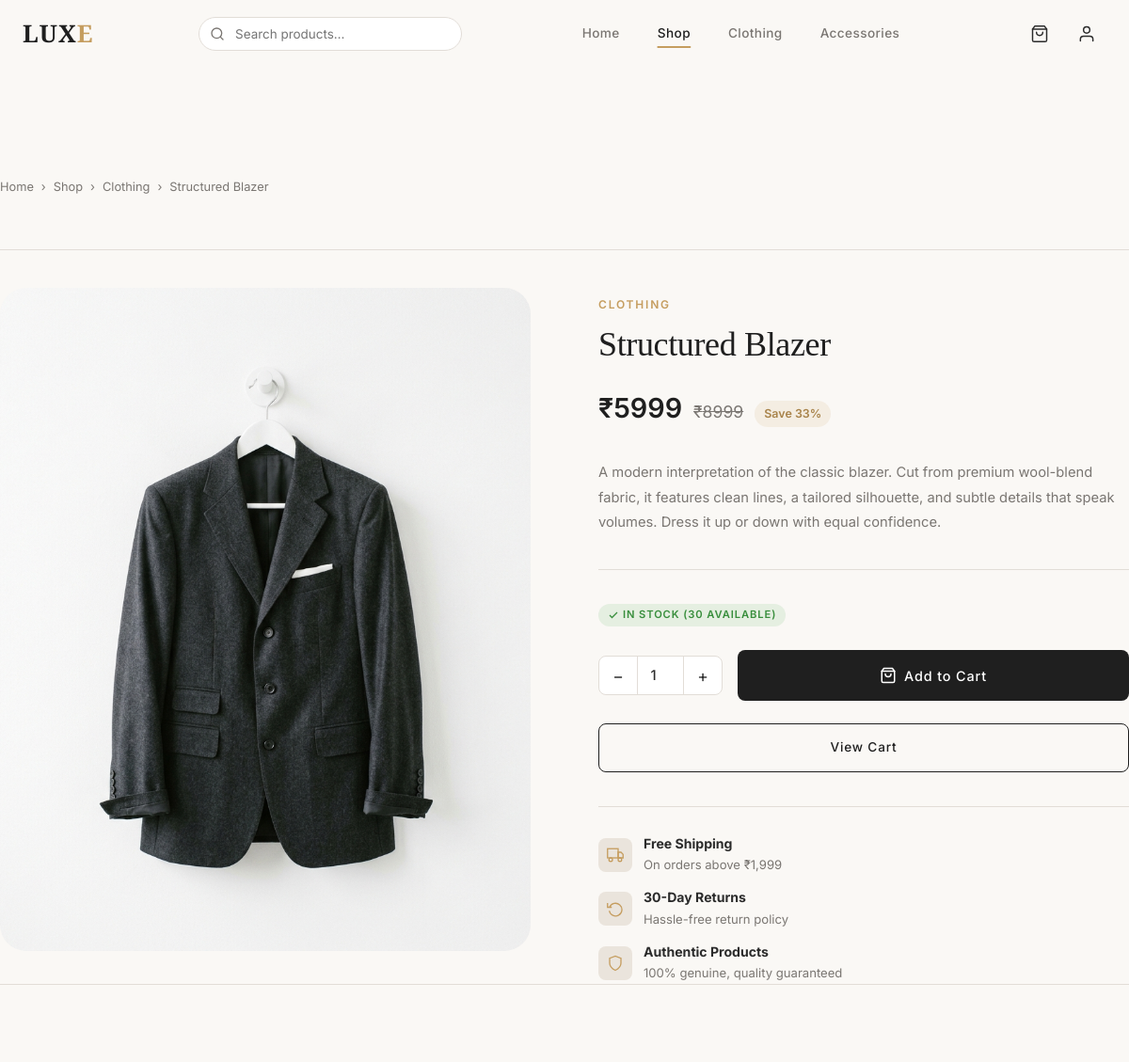
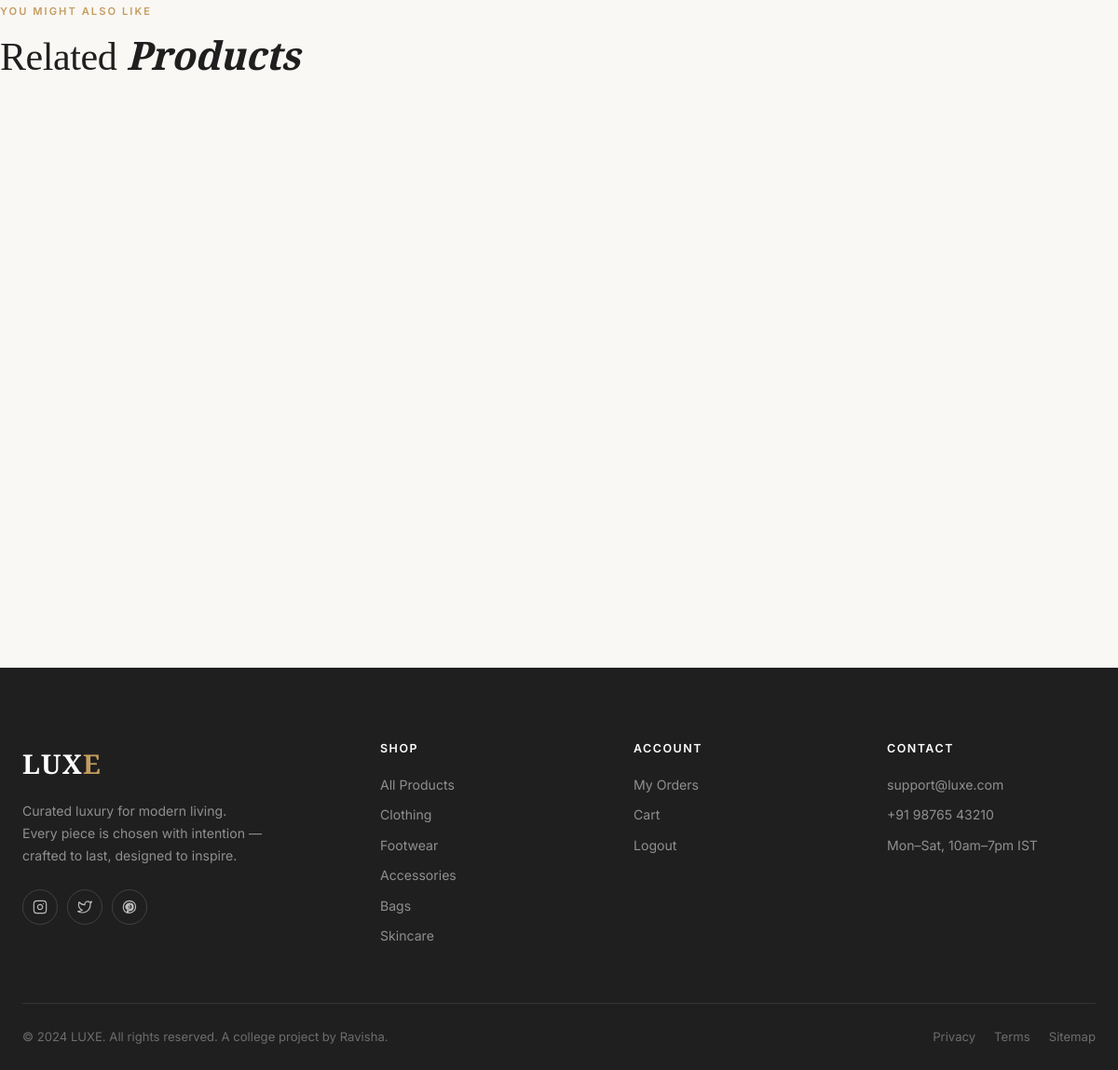
The app's page /products/structured-blazer/ (signed in) with its own data (2 pictures, top to bottom).
### store/models.py (models this page shows, shortened)
class Product(models.Model):
    category = models.ForeignKey(Category, on_delete=models.SET_NULL, null=True, related_name='products')
    name = models.CharField(max_length=300)
    slug = models.SlugField(unique=True, blank=True)
    description = models.TextField()
    price = models.DecimalField(max_digits=10, decimal_places=2)
    compare_price = models.DecimalField(max_digits=10, decimal_places=2, blank=True, null=True,
                                        help_text='Original price before discount')
    image = models.ImageField(upload_to='products/')
    stock = models.PositiveIntegerField(default=0)
    is_featured = models.BooleanField(default=False)
    created_at = models.DateTimeField(auto_now_add=True)
    updated_at = models.DateTimeField(auto_now=True)
    class Meta:
        ordering = ['-created_at']
    @property
    def discount_percentage(self):
        if self.compare_price and self.compare_price > self.price:
            return int((1 - self.price / self.compare_price) * 100)
        return None
    @property
    def in_stock(self):
        return self.stock > 0

class Category(models.Model):
    name = models.CharField(max_length=200)
    slug = models.SlugField(unique=True, blank=True)
    description = models.TextField(blank=True)
    image = models.ImageField(upload_to='categories/', blank=True, null=True)
    class Meta:
        verbose_name_plural = 'Categories'
        ordering = ['name']

### store/views.py (the view)
# urls.py: path('products/<slug:slug>/', views.product_detail, name='product_detail'),
def product_detail(request, slug):
    product = get_object_or_404(Product, slug=slug)
    related = Product.objects.filter(category=product.category).exclude(id=product.id)[:4]
    context = {
        'product': product,
        'related_products': related,
    }
    return render(request, 'store/product_detail.html', context)

### store/context_processors.py (called while the page is built)
def cart_context(request):
    cart_count = 0
    try:
        if request.user.is_authenticated:
            cart = Cart.objects.filter(user=request.user).first()
        else:
            session_key = request.session.session_key
            if session_key:
                cart = Cart.objects.filter(session_key=session_key).first()
            else:
                cart = None
        if cart:
            cart_count = cart.get_item_count()
    except Exception:
        pass
    return {'cart_count': cart_count}

### store/models.py (called while the page is built)
    def get_item_count(self):
        return sum(item.quantity for item in self.items.all())

### templates/store/product_detail.html (shortened to what this page needs)
{% extends 'base.html' %}
{% load static %}
{% block content %}
<div class="container section-sm">
  <div class="page-header" style="margin-bottom:40px;">
    <div class="breadcrumb">
      <a href="{% url 'store:home' %}">Home</a>
      <span>›</span>
      <a href="{% url 'store:product_list' %}">Shop</a>
      {% if product.category %}
      <span>›</span>
      <a href="{% url 'store:product_list' %}?category={{ product.category.slug }}">{{ product.category.name }}</a>
      {% endif %}
      <span>›</span>
      <span>{{ product.name }}</span>
    </div>
  </div>
  <div class="product-detail-layout">
    <div class="product-gallery">
      <div class="product-gallery-main">
        {% if product.image %}
        <img src="{{ product.image.url }}" alt="{{ product.name }}" id="main-product-image" />
        {% else %}
        <div class="product-gallery-placeholder">
          {% with cat=product.category.name|lower %}
            {% if "cloth" in cat %}👕{% elif "foot" in cat or "shoe" in cat %}👟{% elif "bag" in cat %}👜{% elif "skin" in cat %}✨{% elif "access" in cat %}⌚{% else %}🛍️{% endif %}
          {% endwith %}
        </div>
        {% endif %}
      </div>
    </div>
    <div class="product-detail-info reveal">
      {% if product.category %}
      <span class="product-detail-category">{{ product.category.name }}</span>
      {% endif %}
      <h1 class="product-detail-name">{{ product.name }}</h1>
      <div class="product-detail-price-row">
        <span class="product-detail-price">₹{{ product.price|floatformat:0 }}</span>
        {% if product.compare_price %}
        <span class="product-detail-original">₹{{ product.compare_price|floatformat:0 }}</span>
        {% if product.discount_percentage %}
        <span class="product-detail-save">Save {{ product.discount_percentage }}%</span>
        {% endif %}
        {% endif %}
      </div>
      <p class="product-detail-description">{{ product.description }}</p>
      <div style="margin-bottom: 24px;">
        {% if product.in_stock %}
        <span class="badge badge-success">
          <svg width="12" height="12" viewBox="0 0 24 24" fill="none" stroke="currentColor" stroke-width="2.5" style="margin-right:4px;"><polyline points="20 6 9 17 4 12"/></svg>
          In Stock ({{ product.stock }} available)
        </span>
        {% else %}
        <span class="badge badge-danger">Out of Stock</span>
        {% endif %}
      </div>
      {% if product.in_stock %}
      <form class="add-to-cart-form" action="{% url 'store:add_to_cart' product.id %}" method="POST">
        <div class="product-add-to-cart">
          <div class="qty-selector">
            <button type="button" class="qty-btn" data-action="minus" aria-label="Decrease quantity">−</button>
            <input type="number" name="quantity" value="1" min="1" max="{{ product.stock }}" class="qty-input" id="product-quantity" aria-label="Quantity" />
            <button type="button" class="qty-btn" data-action="plus" aria-label="Increase quantity">+</button>
          </div>
          <button type="submit" class="btn btn-primary btn-lg" id="add-to-cart-btn">
            <svg width="18" height="18" viewBox="0 0 24 24" fill="none" stroke="currentColor" stroke-width="2" stroke-linecap="round" stroke-linejoin="round"><path d="M6 2 3 6v14a2 2 0 0 0 2 2h14a2 2 0 0 0 2-2V6l-3-4z"/><line x1="3" y1="6" x2="21" y2="6"/><path d="M16 10a4 4 0 0 1-8 0"/></svg>
            Add to Cart
          </button>
        </div>
      </form>
      <a href="{% url 'store:cart' %}" class="btn btn-outline" style="width:100%;margin-bottom:8px;">View Cart</a>
      {% else %}
      <button class="btn btn-primary btn-lg" disabled style="width:100%;opacity:0.5;cursor:not-allowed;">
        Out of Stock
      </button>
      {% endif %}
      <div class="product-meta">
        <div class="product-meta-row">
          <div class="product-meta-icon">
            <svg viewBox="0 0 24 24"><rect x="1" y="3" width="15" height="13"/><polygon points="16 8 20 8 23 11 23 16 16 16 16 8"/><circle cx="5.5" cy="18.5" r="2.5"/><circle cx="18.5" cy="18.5" r="2.5"/></svg>
          </div>
          <div>
            <strong>Free Shipping</strong>
            <p style="margin:0;font-size:0.82rem;">On orders above ₹1,999</p>
          </div>
        </div>
        <div class="product-meta-row">
          <div class="product-meta-icon">
            <svg viewBox="0 0 24 24"><polyline points="1 4 1 10 7 10"/><path d="M3.51 15a9 9 0 1 0 .49-4.95"/></svg>
          </div>
          <div>
            <strong>30-Day Returns</strong>
            <p style="margin:0;font-size:0.82rem;">Hassle-free return policy</p>
          </div>
        </div>
        <div class="product-meta-row">
          <div class="product-meta-icon">
            <svg viewBox="0 0 24 24"><path d="M12 22s8-4 8-10V5l-8-3-8 3v7c0 6 8 10 8 10z"/></svg>
          </div>
          <div>
            <strong>Authentic Products</strong>
            <p style="margin:0;font-size:0.82rem;">100% genuine, quality guaranteed</p>
          </div>
        </div>
      </div>
    </div>
  </div>
  {% if related_products %}
  <section class="related-section" aria-labelledby="related-title">
    <span class="section-label">You Might Also Like</span>
    <h2 class="section-title" id="related-title">Related <strong>Products</strong></h2>
    <div class="related-grid">
    </div>
  </section>
  {% endif %}
</div>
{% endblock %}

### static/css/base.css (style rules this page uses)
:root { --bg: #FAF8F5; --primary: #1F1F1F; --accent: #C59D5F; --accent-dk: #A8834A; --secondary: #EAE4DC; --text: #2B2B2B; --text-muted:#7A7672; --border: #E2DDD7; --white: #FFFFFF; --shadow-sm: 0 2px 12px rgba(31,31,31,0.06); --shadow-md: 0 8px 32px rgba(31,31,31,0.10); --shadow-lg: 0 20px 60px rgba(31,31,31,0.14); --radius-sm: 8px; --radius-md: 14px; --radius-lg: 20px; --radius-xl: 28px; --font-head: 'Cormorant Garamond', Georgia, serif; --font-body: 'Inter', system-ui, sans-serif; --transition: 0.3s cubic-bezier(0.4, 0, 0.2, 1); --transition-fast: 0.18s ease; }
*, *::before, *::after { box-sizing: border-box; margin: 0; padding: 0; }
html { scroll-behavior: smooth; font-size: 16px; }
body { font-family: var(--font-body); background-color: var(--bg); color: var(--text); line-height: 1.6; -webkit-font-smoothing: antialiased; -moz-osx-font-smoothing: grayscale; overflow-x: hidden; }
img { display: block; max-width: 100%; height: auto; }
a { color: inherit; text-decoration: none; }
input, textarea, select, button { font-family: inherit; }
h1, h2, h3, h4, h5 { font-family: var(--font-head); font-weight: 400; line-height: 1.2; letter-spacing: -0.01em; color: var(--primary); }
h1 { font-size: clamp(2.4rem, 5vw, 4.5rem); }
h2 { font-size: clamp(1.8rem, 3.5vw, 3rem); }
p { color: var(--text-muted); font-size: 0.95rem; line-height: 1.75; }
.container { width: 100%; max-width: 1280px; margin: 0 auto; padding: 0 24px; }
.section-sm { padding: 56px 0; }
.section-label { display: inline-block; font-family: var(--font-body); font-size: 0.7rem; font-weight: 600; letter-spacing: 0.18em; text-transform: uppercase; color: var(--accent); margin-bottom: 12px; }
.section-title { font-family: var(--font-head); font-weight: 300; }
.section-title strong { font-weight: 600; font-style: italic; }
.btn { position: relative; display: inline-flex; align-items: center; justify-content: center; gap: 8px; padding: 14px 32px; font-family: var(--font-body); font-size: 0.85rem; font-weight: 500; letter-spacing: 0.06em; border-radius: var(--radius-sm); border: none; cursor: pointer; transition: var(--transition); overflow: hidden; white-space: nowrap; text-decoration: none; }
.btn::after { content: ''; position: absolute; inset: 0; background: rgba(255,255,255,0.15); opacity: 0; transition: opacity 0.2s; }
.btn-primary { background-color: var(--primary); color: var(--white); }
.btn-outline { background-color: transparent; color: var(--primary); border: 1.5px solid var(--primary); }
.btn-lg { padding: 18px 48px; font-size: 0.9rem; }
.badge { display: inline-flex; align-items: center; padding: 3px 10px; font-size: 0.7rem; font-weight: 600; letter-spacing: 0.08em; text-transform: uppercase; border-radius: 100px; }
.badge-success { background: rgba(76,175,80,0.12); color: #388E3C; }
.reveal { opacity: 0; transform: translateY(30px); transition: opacity 0.7s ease, transform 0.7s ease; }
.reveal.visible { opacity: 1; transform: translateY(0); }
.qty-selector { display: inline-flex; align-items: center; border: 1.5px solid var(--border); border-radius: var(--radius-sm); overflow: hidden; background: var(--white); }
.qty-btn { width: 40px; height: 40px; border: none; background: none; font-size: 1.1rem; cursor: pointer; color: var(--text); transition: var(--transition-fast); display: flex; align-items: center; justify-content: center; }
.qty-input { width: 50px; height: 40px; border: none; border-left: 1px solid var(--border); border-right: 1px solid var(--border); text-align: center; font-size: 0.92rem; font-weight: 500; color: var(--text); outline: none; }
.page-header { padding: 60px 0 40px; border-bottom: 1px solid var(--border); margin-bottom: 60px; }
.page-header .breadcrumb { display: flex; align-items: center; gap: 8px; font-size: 0.8rem; color: var(--text-muted); margin-bottom: 16px; }

### records on screen
Product: category.name "Clothing", name "Structured Blazer", image (picture), category.name "CLOTHING", price "5999", compare_price "8999", discount_percentage "33", description "A modern interpretation of the classic blazer. Cut from premium wool-blend fabric, it features clean lines, a tailored silhouette, and subtle details that speak volumes. Dress it up or down with equal confidence.", stock "30"
